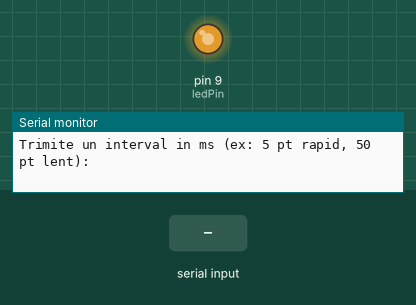
Recording of a sketch running on a simulated Arduino Uno, built with avr-gcc and run on an emulated ATmega328P. On the bench: output pins drawn as LEDs (lit = HIGH), the last lines printed to the serial monitor. The test bench sets the inputs (shaded band).

Above: at 1.2 s.
1.3 s: "90,45\n" received over Serial
4.3 s: "30,150\n" received over Serial
At 4.3 s:
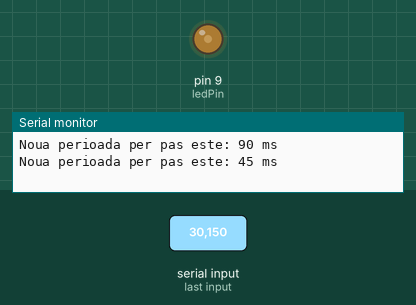
7.3 s: "5\n" received over Serial
At 7.6 s:
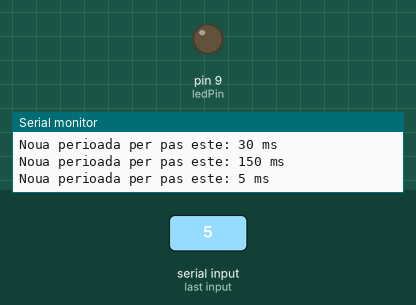
Timing chart, 0 to 16.3 s (numbered marks = the images above; inputs shaded):
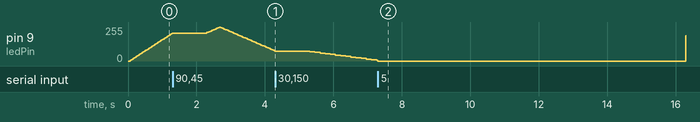

The sketch:

pb4.ino
```cpp
const int ledPin = 9;            // Pinul PWM (~9)
int brightness = 0;              // Nivelul curent de luminozitate (0 - 255)
int fadeAmount = 5;              // Pasul de modificare

// Variabila pentru viteza: intervalul in milisecunde dintre pasi (default 30 ms)
// O valoare mai mica inseamna tranzitie mai rapida
unsigned long interval = 30;
unsigned long previousMillis = 0;

void setup() {
  Serial.begin(9600);
  pinMode(ledPin, OUTPUT);
  Serial.println("Trimite un interval in ms (ex: 5 pt rapid, 50 pt lent):");
}

void loop() {
  // 1. Citim viteza (intervalul in ms) primita pe Serial
  if (Serial.available() > 0) {
    long valoareNoua = Serial.parseInt();
    if (valoareNoua > 0) {
      interval = (unsigned long)valoareNoua;
      Serial.print("Noua perioada per pas este: ");
      Serial.print(interval);
      Serial.println(" ms");
    }
  }

  // 2. Facem fade fara delay folosind millis()
  unsigned long currentMillis = millis();

  if (currentMillis - previousMillis >= interval) {
    previousMillis = currentMillis;

    analogWrite(ledPin, brightness);

    brightness = brightness + fadeAmount;

    // Inversam directia la capete
    if (brightness <= 0 || brightness >= 255) {
      fadeAmount = -fadeAmount;
    }
  }
}
```
